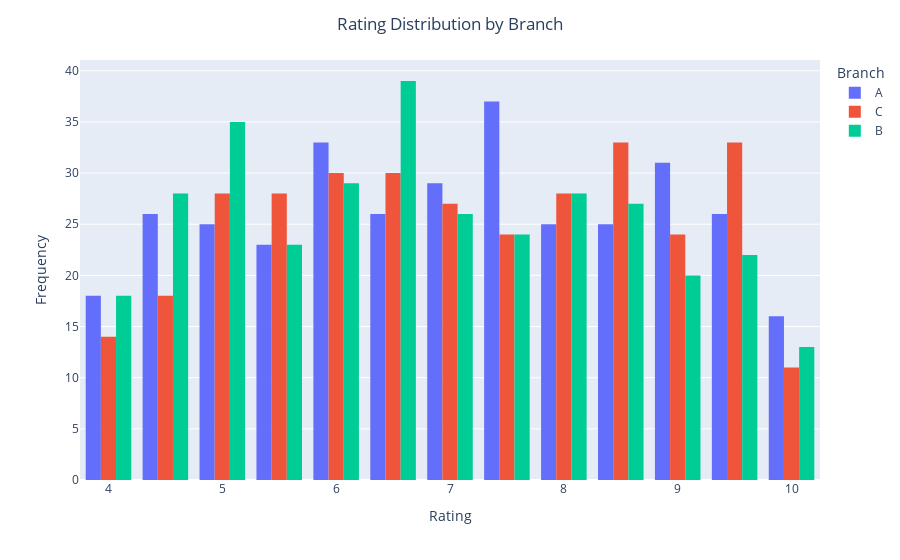

Source (notebook cell):
### Code cell
# Histograms for each branch
fig = px.histogram(data, x="Rating", color="Branch", barmode="group")
fig.update_layout(title={"text": "Rating Distribution by Branch",
                          "x": 0.5,
                          "xanchor": "center"},
                  xaxis_title="Rating",
                  yaxis_title="Frequency")
fig.show()

### Figure 1 — Plotly figure (JSON) as saved in the notebook; plotly's stock layout.template omitted (floating-point values rounded to 4 significant figures; data arrays with more than 128 entries replaced by an {"elided": "..."} marker saying what was removed)
{"data": [{"alignmentgroup": "True", "bingroup": "x", "hovertemplate": "Branch=A<br>Rating=%{x}<br>count=%{y}<extra></extra>", "legendgroup": "A", "marker": {"color": "#636efa", "pattern": {"shape": ""}}, "name": "A", "offsetgroup": "A", "orientation": "v", "showlegend": true, "type": "histogram", "x": {"elided": "340 float values"}, "xaxis": "x", "yaxis": "y"}, {"alignmentgroup": "True", "bingroup": "x", "hovertemplate": "Branch=C<br>Rating=%{x}<br>count=%{y}<extra></extra>", "legendgroup": "C", "marker": {"color": "#EF553B", "pattern": {"shape": ""}}, "name": "C", "offsetgroup": "C", "orientation": "v", "showlegend": true, "type": "histogram", "x": {"elided": "328 float values"}, "xaxis": "x", "yaxis": "y"}, {"alignmentgroup": "True", "bingroup": "x", "hovertemplate": "Branch=B<br>Rating=%{x}<br>count=%{y}<extra></extra>", "legendgroup": "B", "marker": {"color": "#00cc96", "pattern": {"shape": ""}}, "name": "B", "offsetgroup": "B", "orientation": "v", "showlegend": true, "type": "histogram", "x": {"elided": "332 float values"}, "xaxis": "x", "yaxis": "y"}], "layout": {"autosize": true, "barmode": "group", "legend": {"title": {"text": "Branch"}, "tracegroupgap": 0}, "margin": {"t": 60}, "title": {"text": "Rating Distribution by Branch", "x": 0.5, "xanchor": "center"}, "xaxis": {"anchor": "y", "autorange": true, "domain": [0, 1], "range": [3.75, 10.25], "title": {"text": "Rating"}, "type": "linear"}, "yaxis": {"anchor": "x", "autorange": true, "domain": [0, 1], "range": [0, 41.05], "title": {"text": "Frequency"}}}}
